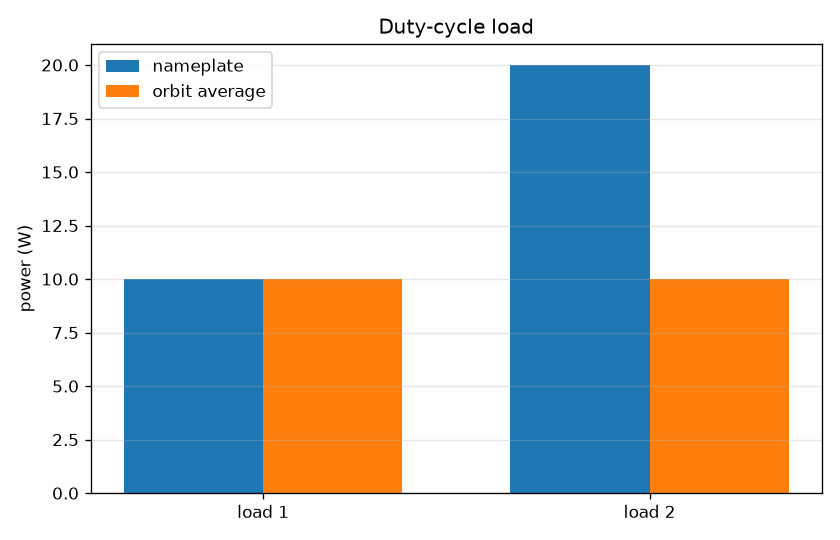

Here is the Python script that generated this plot:
#!/usr/bin/env python3
"""Orbit-average electrical load from a duty-cycled power list."""

from __future__ import annotations

import argparse
import math
import sys
import tempfile
from pathlib import Path

PLOT_TITLE = "Duty-cycle load"
CHECK_TOL = 1e-9
SKILL_DIR = Path(__file__).resolve().parent
ASSUMPTIONS = (
    "each load is a constant power while it is on; orbit-average power is the "
    "sum of power times on-fraction; peak power is the sum of the listed powers "
    "(coincident-on upper bound); eclipse energy uses the eclipse on-fraction "
    "when that list is given, otherwise the orbit-average power times the "
    "eclipse duration; no cell model, no regulation loss, and no CubeSat rail"
)


def print_kv(key: str, value: object) -> None:
    if isinstance(value, float):
        text = f"{value:.8g}"
    else:
        text = str(value)
    print(f"{key}: {text}")


def require_positive(value: float, flag: str) -> float:
    if not math.isfinite(value) or value <= 0.0:
        raise ValueError(f"{flag} must be finite and positive")
    return value


def require_fraction(value: float, flag: str) -> float:
    if not math.isfinite(value) or value < 0.0 or value > 1.0:
        raise ValueError(f"{flag} must be a fraction from 0 to 1")
    return value


def average_power(powers: list[float], duties: list[float]) -> float:
    """orbit_average_load: sum of P*f."""
    return sum(p * f for p, f in zip(powers, duties, strict=True))


def peak_power(powers: list[float]) -> float:
    """coincident_peak_load: sum of the listed powers."""
    return sum(powers)


def eclipse_energy(power: float, duration_s: float) -> float:
    """eclipse_load_energy: E = P*t."""
    return power * duration_s


def resolve(
    powers: list[float],
    duties: list[float],
    eclipse_duties: list[float] | None,
    eclipse_s: float | None,
) -> dict[str, float | str]:
    if len(powers) != len(duties) or not powers:
        raise ValueError("pass the same number of --power and --duty values, at least one")
    if eclipse_duties is not None and len(eclipse_duties) != len(powers):
        raise ValueError("--eclipse-duty must match --power")
    for power in powers:
        require_positive(power, "--power")
    for duty in duties:
        require_fraction(duty, "--duty")
    if eclipse_duties is not None:
        for duty in eclipse_duties:
            require_fraction(duty, "--eclipse-duty")
    if eclipse_s is not None:
        require_positive(eclipse_s, "--eclipse")
    p_avg = average_power(powers, duties)
    p_peak = peak_power(powers)
    result: dict[str, float | str] = {
        "n_loads": float(len(powers)),
        "P_avg": p_avg,
        "P_peak": p_peak,
        "energy_source": "none",
    }
    if eclipse_s is None:
        return result
    if eclipse_duties is None:
        p_ecl = p_avg
        source = "orbit_average"
    else:
        p_ecl = average_power(powers, eclipse_duties)
        source = "eclipse_duty"
    result["P_eclipse"] = p_ecl
    result["t_eclipse"] = eclipse_s
    result["E_eclipse"] = eclipse_energy(p_ecl, eclipse_s)
    result["energy_source"] = source
    return result


def emit(state: dict[str, float | str], graph: Path | None) -> None:
    print_kv("assumptions", ASSUMPTIONS)
    print_kv("model", "duty-cycled electrical load")
    print_kv("n_loads", int(state["n_loads"]))
    print_kv("P_avg_W", state["P_avg"])
    print_kv("P_peak_W", state["P_peak"])
    print_kv("energy_source", state["energy_source"])
    if "E_eclipse" in state:
        print_kv("P_eclipse_W", state["P_eclipse"])
        print_kv("t_eclipse_s", state["t_eclipse"])
        print_kv("E_eclipse_J", state["E_eclipse"])
        print_kv("E_eclipse_Wh", float(state["E_eclipse"]) / 3600.0)
    if graph is not None:
        print_kv("graph", str(graph))


def write_plot(powers: list[float], duties: list[float], out_path: Path) -> None:
    import matplotlib.pyplot as plt

    labels = [f"load {i + 1}" for i in range(len(powers))]
    orbit = [p * f for p, f in zip(powers, duties)]
    fig, ax = plt.subplots(figsize=(7.0, 4.5))
    xpos = list(range(len(powers)))
    ax.bar([x - 0.18 for x in xpos], powers, width=0.36, label="nameplate")
    ax.bar([x + 0.18 for x in xpos], orbit, width=0.36, label="orbit average")
    ax.set_xticks(xpos, labels)
    ax.set_ylabel("power (W)")
    ax.set_title(PLOT_TITLE)
    ax.legend()
    ax.grid(True, axis="y", alpha=0.3)
    fig.tight_layout()
    out_path.parent.mkdir(parents=True, exist_ok=True)
    fig.savefig(out_path, dpi=120)
    plt.close(fig)


def run_check() -> int:
    def fail(msg: str) -> int:
        print(f"check: fail: {msg}", file=sys.stderr)
        return 1

    # Two loads: 10 W always on, 20 W on half the orbit.
    state = resolve([10.0, 20.0], [1.0, 0.5], None, 1800.0)
    if abs(float(state["P_avg"]) - 20.0) > 1e-12:
        return fail("orbit average")
    if abs(float(state["P_peak"]) - 30.0) > 1e-12:
        return fail("peak")
    if abs(float(state["E_eclipse"]) - 36000.0) > 1e-9:
        return fail("eclipse energy from orbit average")
    # Eclipse duties differ from the orbit duties.
    eclipse = resolve([10.0, 20.0], [0.2, 0.2], [1.0, 0.0], 1000.0)
    if abs(float(eclipse["P_eclipse"]) - 10.0) > 1e-12:
        return fail("eclipse duty power")
    if abs(float(eclipse["E_eclipse"]) - 10000.0) > 1e-9:
        return fail("eclipse duty energy")
    if eclipse["energy_source"] != "eclipse_duty":
        return fail("energy source")
    try:
        resolve([10.0], [1.2], None, None)
        return fail("duty above 1 was accepted")
    except ValueError:
        pass
    try:
        resolve([10.0, 5.0], [1.0], None, None)
        return fail("mismatched lists were accepted")
    except ValueError:
        pass
    with tempfile.TemporaryDirectory() as tmp:
        path = Path(tmp) / "loads.png"
        if main(["--power", "10", "--duty", "1", "--power", "20", "--duty", "0.5", "--eclipse", "1800", "--out", str(path)]) != 0:
            return fail("plot run")
        if path.stat().st_size < 1000:
            return fail("plot missing")
    print("check: pass")
    print_kv("P_avg_W", state["P_avg"])
    print_kv("E_eclipse_J", state["E_eclipse"])
    return 0


def parse_args(argv: list[str] | None = None) -> argparse.Namespace:
    parser = argparse.ArgumentParser(description="Duty-cycled spacecraft electrical load.")
    parser.add_argument("--power", type=float, action="append", default=None, help="load power [W]")
    parser.add_argument("--duty", type=float, action="append", default=None, help="orbit on-fraction")
    parser.add_argument("--eclipse-duty", type=float, action="append", default=None, help="eclipse on-fraction")
    parser.add_argument("--eclipse", type=float, default=None, help="eclipse duration [s]")
    parser.add_argument("--out", type=Path, default=None, help="optional PNG")
    parser.add_argument("--check", action="store_true")
    return parser.parse_args(argv)


def main(argv: list[str] | None = None) -> int:
    args = parse_args(argv)
    if args.check:
        return run_check()
    if not args.power or not args.duty:
        print("error: requires --power and --duty", file=sys.stderr)
        return 2
    try:
        powers = [require_positive(p, "--power") for p in args.power]
        duties = [require_fraction(f, "--duty") for f in args.duty]
        eclipse_duties = None
        if args.eclipse_duty is not None:
            eclipse_duties = [require_fraction(f, "--eclipse-duty") for f in args.eclipse_duty]
        eclipse_s = None if args.eclipse is None else require_positive(args.eclipse, "--eclipse")
        state = resolve(powers, duties, eclipse_duties, eclipse_s)
    except ValueError as exc:
        print(f"error: {exc}", file=sys.stderr)
        return 2
    graph = None
    if args.out is not None:
        try:
            write_plot(powers, duties, args.out)
        except Exception as exc:
            print(f"error: {exc}", file=sys.stderr)
            return 2
        graph = args.out
    emit(state, graph)
    return 0


if __name__ == "__main__":
    sys.exit(main())
